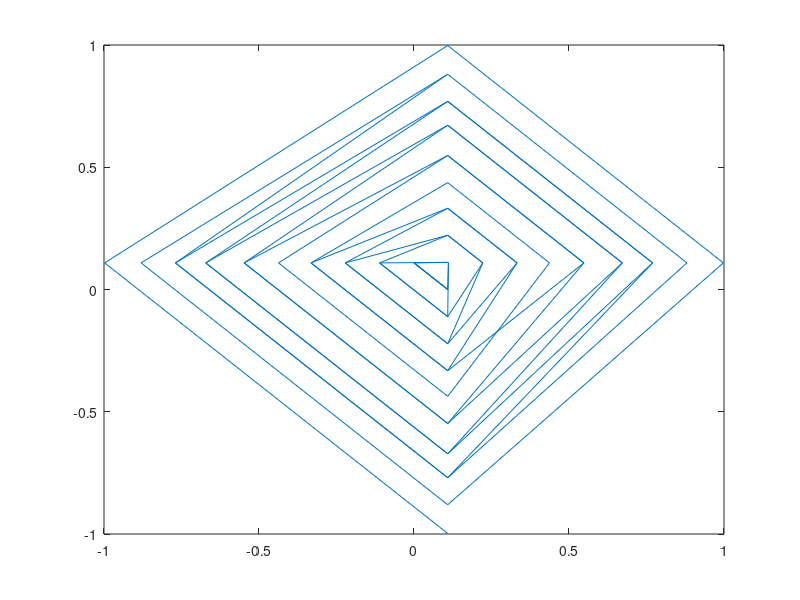

The MATLAB source for this figure:

sensordata_B0 = fileread('CCS_temporary/@UTST_SenPos.txt');
sensordata_B =  strsplit(sensordata_B0,{'\n',' ','\r'});
sensornum_B =   length(sensordata_B)/2 -1 ;

for i=1:sensornum_B
    R(i) = str2double(sensordata_B{i});
    Z(i) = str2double(sensordata_B{i+1});
end
figure()
plot(R, Z);
R = 0;
Z = 0;
